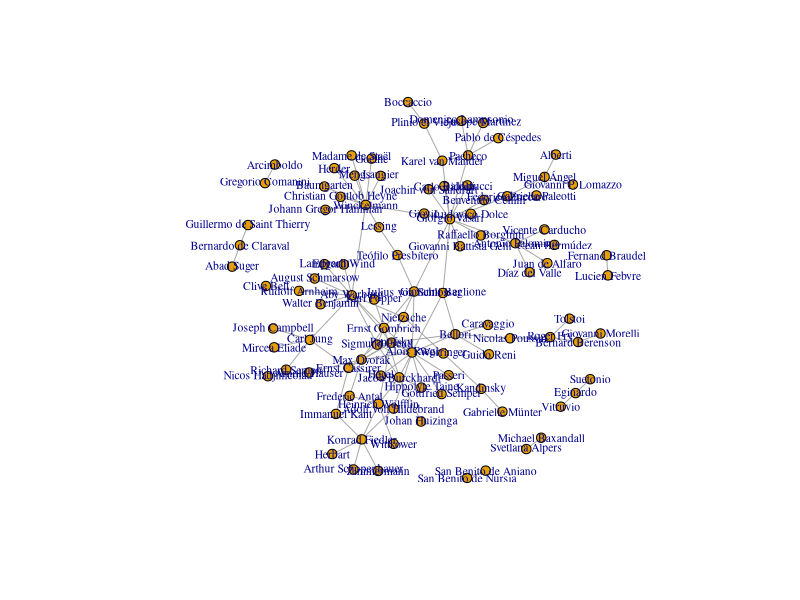
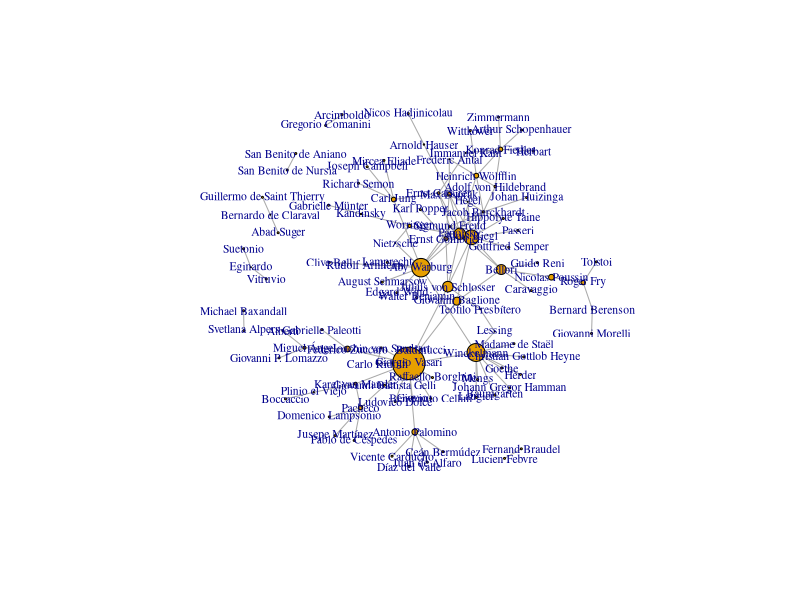
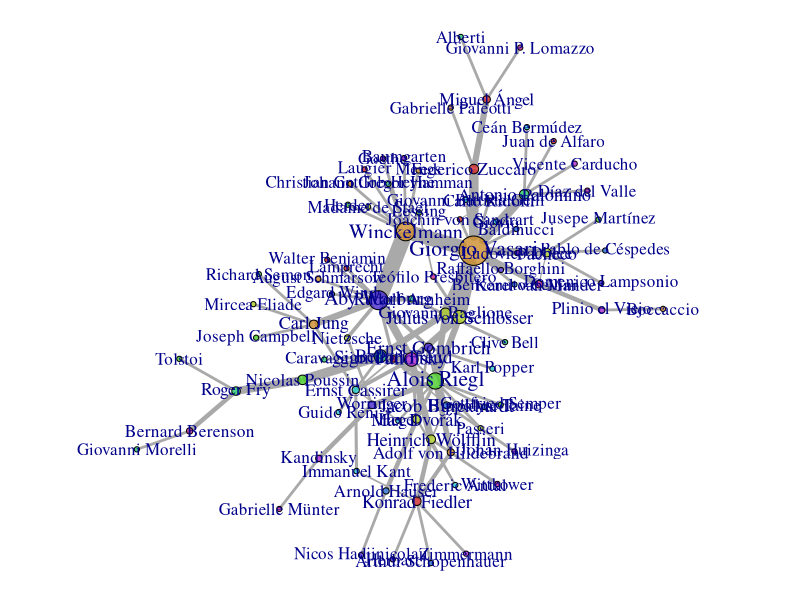

Recreate these plots in R, in order.
#!/usr/bin/env Rscript

historiografia_data <- read.csv("data/grafo.csv", header = TRUE, stringsAsFactors = FALSE)

library(igraph)

g <- graph_from_data_frame(historiografia_data, directed=FALSE)
plot(g, vertex.label.cex=0.7, vertex.size=5, edge.arrow.size=0.5)

V(g)$degree <- degree(g, mode="all")
V(g)$betweenness <- betweenness(g, directed=FALSE)

node_betweenness_df <- data.frame(name=V(g)$name, betweenness=V(g)$betweenness)
top_20_betweenness <- head(node_betweenness_df[order(-node_betweenness_df$betweenness), ], 20)
cat(t(t(top_20_betweenness$name)), sep="\n")


E(g)$edge_betweenness <- edge_betweenness(g)

plot(g, vertex.size=V(g)$betweenness/100, vertex.label.cex=0.7, edge.arrow.size=0.5)

components <- components(g)
main_component <- which.max(components$csize)
vertices_in_main_component <- V(g)[components$membership == main_component]
g_main <- induced_subgraph(g, vertices_in_main_component)

layout <- layout_with_kk(g_main)
V(g_main)$label.cex <- 1+V(g_main)$degree/50
png("figures/graph_layout.png", width=2400, height=1600)
par(mar=c(0,0,0,0))
plot(g_main, vertex.size=2+V(g_main)$betweenness/200, vertex.color = rainbow(10, .8, .8, alpha= .8),
     edge.width=1+E(g_main)$edge_betweenness/50,
     layout=layout, alpha = .8)

dev.off()
